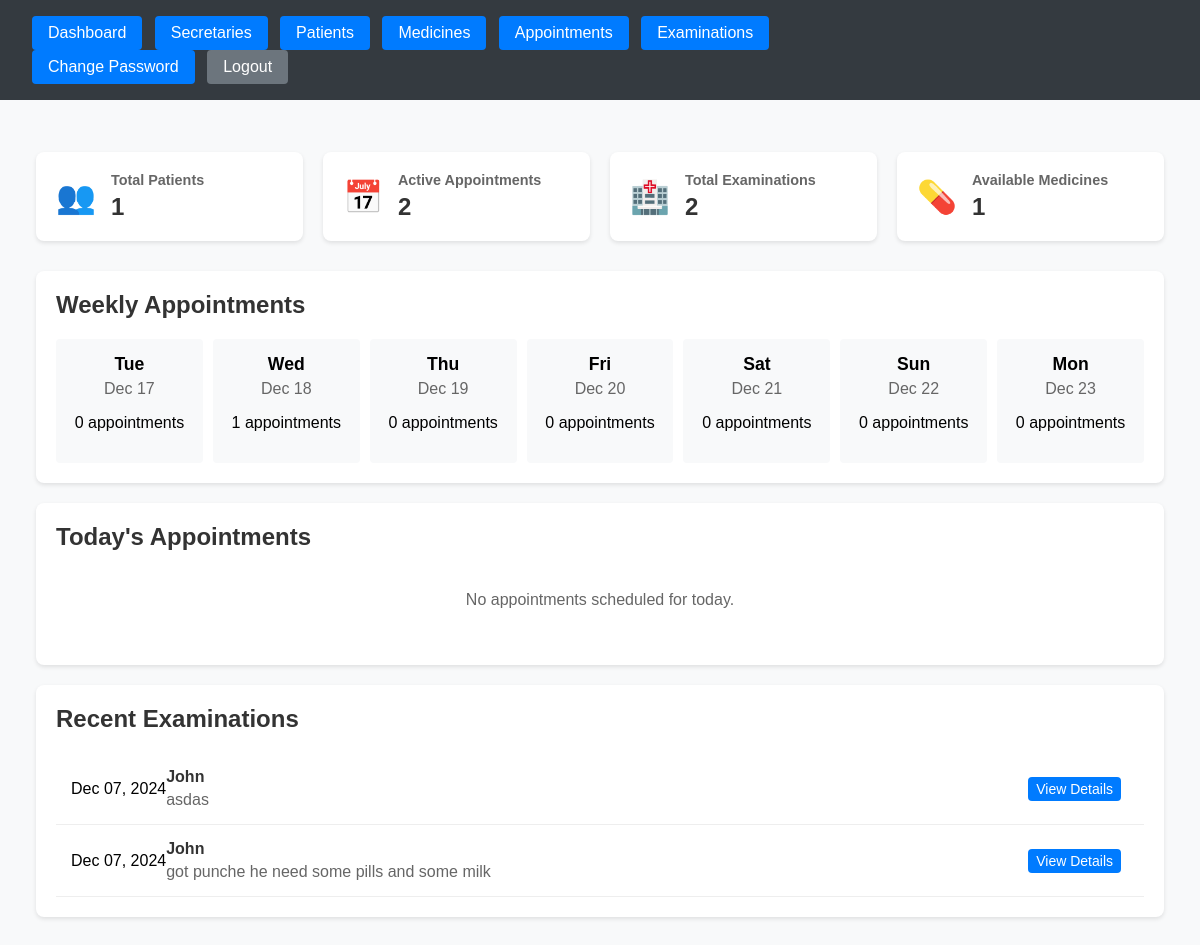
Before: /doctor/ (signed in) with the older database file.
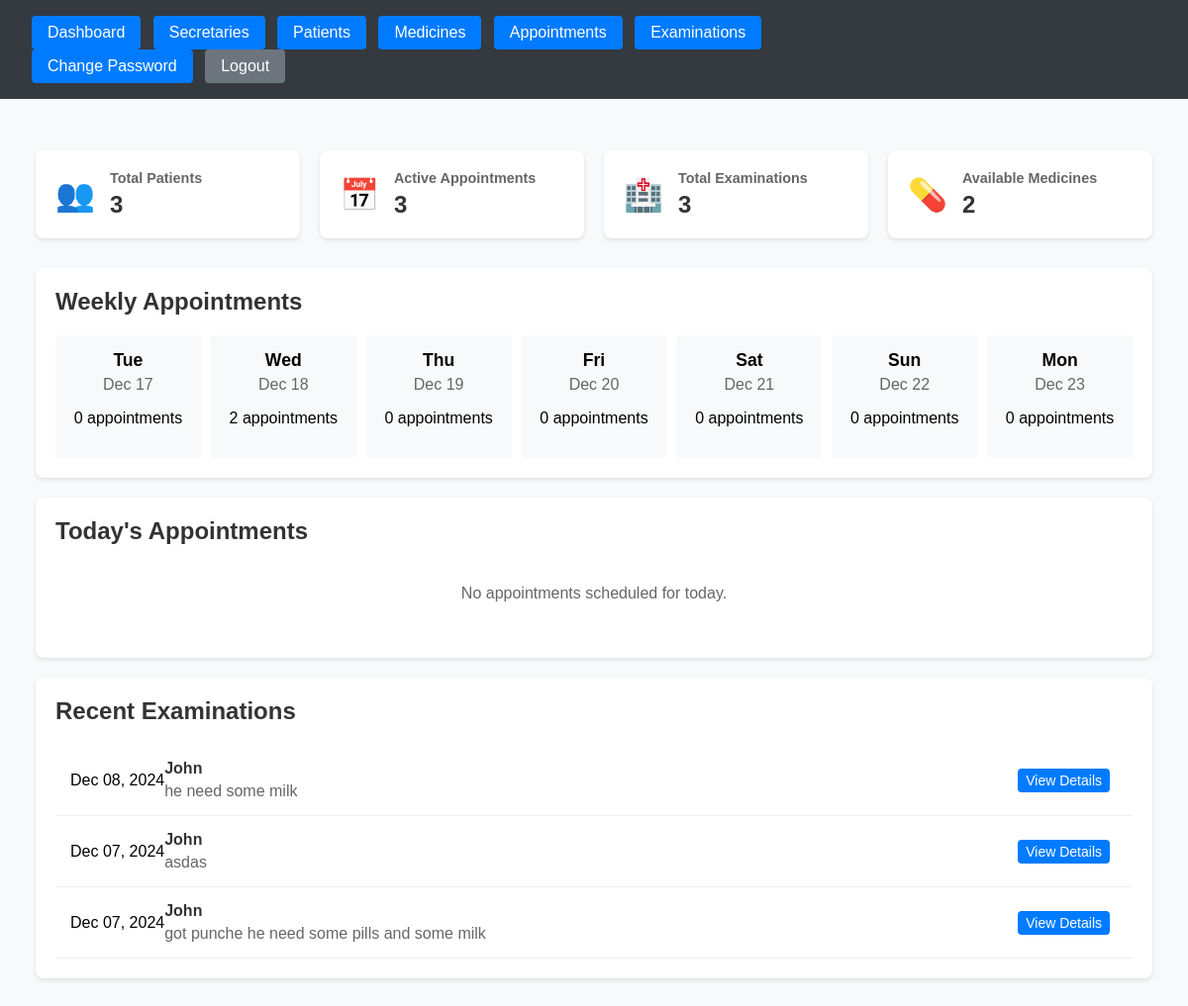
After: the same page with the newer database file.
### secretary_dash/models.py (models this page shows, shortened)
class Examination(models.Model):
    patient = models.ForeignKey(Patient, on_delete=models.CASCADE)
    date = models.DateField(auto_now_add=True)
    symptoms = models.TextField()
    diagnosis = models.TextField()
    created_by = models.ForeignKey(User, on_delete=models.CASCADE)
    created_at = models.DateTimeField(auto_now_add=True)
    class Meta:
        ordering = ['-date']

class Patient(models.Model):
    name = models.CharField(max_length=100)
    phone = models.CharField(max_length=20)
    email = models.EmailField()
    address = models.TextField()
    date_of_birth = models.DateField()
    created_at = models.DateTimeField(auto_now_add=True)
    class Meta:
        ordering = ['name']

### secretary_dash/views.py (the view)
# urls.py: path('doctor/', views.doctor_dashboard, name='doctor_dashboard'),
@login_required
@user_passes_test(is_doctor)
def doctor_dashboard(request):
    today = timezone.localdate()
    week_end = today + timedelta(days=6)
    upcoming_appointments = Appointment.objects.filter(
        date__gte=today,
        date__lte=week_end,
        is_cancelled=False
    ).order_by('date', 'time')
    today_appointments = Appointment.objects.filter(
        date=today,
        is_cancelled=False
    ).order_by('time')
    total_patients = Patient.objects.count()
    total_appointments = Appointment.objects.filter(is_cancelled=False).count()
    total_examinations = Examination.objects.count()
    total_medicines = Medicine.objects.count()
    appointments_by_day = []
    for i in range(7):
        date = today + timedelta(days=i)
        appointments = Appointment.objects.filter(
            date=date,
            is_cancelled=False
        ).count()
        appointments_by_day.append({
            'date': date,
            'count': appointments
        })
    recent_examinations = Examination.objects.all().order_by('-created_at')[:5]
    context = {
        'total_patients': total_patients,
        'total_appointments': total_appointments,
        'total_examinations': total_examinations,
        'total_medicines': total_medicines,
        'today_appointments': today_appointments,
        'upcoming_appointments': upcoming_appointments,
        'appointments_by_day': appointments_by_day,
        'recent_examinations': recent_examinations,
    }
    return render(request, 'secretary_dash/doctor/dashboard.html', context)

### secretary_dash/views.py (called while the page is built)
def is_doctor(user):
    return user.is_superuser

### secretary_dash/templates/secretary_dash/doctor/dashboard.html (shortened to what this page needs)
{% extends 'secretary_dash/doctor/base.html' %}
{% block content %}
<div class="dashboard-container">
    <div class="stats-grid">
        <div class="stat-card">
            <div class="stat-icon">👥</div>
            <div class="stat-content">
                <h3>Total Patients</h3>
                <p class="stat-number">{{ total_patients }}</p>
            </div>
        </div>
        <div class="stat-card">
            <div class="stat-icon">📅</div>
            <div class="stat-content">
                <h3>Active Appointments</h3>
                <p class="stat-number">{{ total_appointments }}</p>
            </div>
        </div>
        <div class="stat-card">
            <div class="stat-icon">🏥</div>
            <div class="stat-content">
                <h3>Total Examinations</h3>
                <p class="stat-number">{{ total_examinations }}</p>
            </div>
        </div>
        <div class="stat-card">
            <div class="stat-icon">💊</div>
            <div class="stat-content">
                <h3>Available Medicines</h3>
                <p class="stat-number">{{ total_medicines }}</p>
            </div>
        </div>
    </div>
    <div class="dashboard-section">
        <h2>Weekly Appointments</h2>
        <div class="week-calendar">
            {% for day in appointments_by_day %}
                <div class="day-card {% if day.date == today %}today{% endif %}">
                    <h3>{{ day.date|date:"D" }}</h3>
                    <p class="date">{{ day.date|date:"M d" }}</p>
                    <p class="appointment-count">{{ day.count }} appointments</p>
                </div>
            {% endfor %}
        </div>
    </div>
    <div class="dashboard-section">
        <h2>Today's Appointments</h2>
        {% if today_appointments %}
            <div class="appointment-list">
                {% for appointment in today_appointments %}
                    <div class="appointment-card">
                        <div class="time">{{ appointment.time|time:"H:i" }}</div>
                        <div class="details">
                            <h4>{{ appointment.patient.name }}</h4>
                            <p>📞 {{ appointment.patient.phone }}</p>
                        </div>
                        <div class="actions">
                            {% if not appointment.is_cancelled %}
                                <a href="{% url 'secretary_dash:examination_create' %}?appointment={{ appointment.id }}"
                                   class="btn btn-sm btn-primary">Start Examination</a>
                            {% endif %}
                        </div>
                    </div>
                {% endfor %}
            </div>
        {% else %}
            <p class="no-data">No appointments scheduled for today.</p>
        {% endif %}
    </div>
    <div class="dashboard-section">
        <h2>Recent Examinations</h2>
        {% if recent_examinations %}
            <div class="examination-list">
                {% for examination in recent_examinations %}
                    <div class="examination-card">
                        <div class="date">{{ examination.date|date:"M d, Y" }}</div>
                        <div class="details">
                            <h4>{{ examination.patient.name }}</h4>
                            <p>{{ examination.diagnosis|truncatewords:20 }}</p>
                        </div>
                        <div class="actions">
                            <a href="{% url 'secretary_dash:examination_detail' examination.id %}"
                               class="btn btn-sm">View Details</a>
                        </div>
                    </div>
                {% endfor %}
            </div>
        {% else %}
            <p class="no-data">No recent examinations.</p>
        {% endif %}
    </div>
</div>
{% endblock %}

Changed rows visible on the page:
added Examination: date "Dec 08, 2024", patient.name "John", diagnosis "he need some milk"
Other visible differences:
{{ total_patients }}: "1" → "3"
{{ total_appointments }}: "2" → "3"
{{ total_examinations }}: "2" → "3"
{{ total_medicines }}: "1" → "2"
new list line: "Wed Dec 18 2 appointments"
list line gone: "Wed Dec 18 1 appointments"
